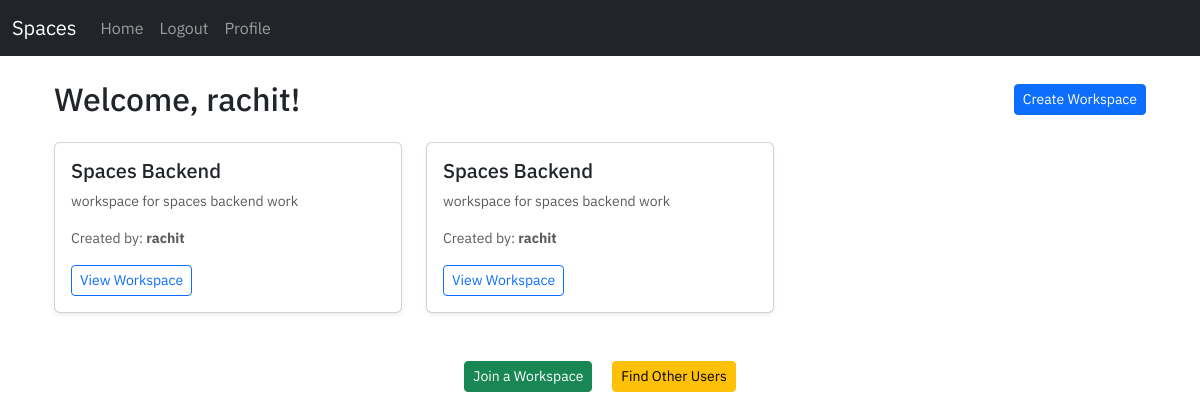
The page /workspace/ (signed in) on the database its author committed.
### workspace/models.py (models this page shows, shortened)
class Workspace(models.Model):
    name = models.CharField(max_length=255)
    description = models.TextField(blank=True, null=True)
    creator = models.ForeignKey(User, on_delete=models.CASCADE, related_name='created_workspaces')
    members = models.ManyToManyField(User, related_name='workspaces')
    created_at = models.DateTimeField(auto_now_add=True)

### workspace/views.py (the view)
# urls.py: 2. Add a URL to urlpatterns:  path('', views.home, name='home')
def home(request):
    if request.user.is_authenticated:
        user_workspaces = Workspace.objects.filter(Q(creator=request.user) | Q(members=request.user))
    else:
        user_workspaces = []  # Empty list for unauthenticated users
    context = {
        'user_workspaces': user_workspaces,
    }
    return render(request, 'workspace/index.html', context=context)

### workspace/templates/workspace/index.html (shortened to what this page needs)
{% extends 'user/base.html' %}
{% block content %}
<div class="container mt-4">
    {% if user.is_authenticated %}
        <div class="d-flex justify-content-between align-items-center mb-4">
            <h2 class="mb-0">Welcome, {{ user.username }}!</h2>
            <a href="{% url 'create-workspace' %}" class="btn btn-primary btn-sm">Create Workspace</a>
        </div>
        {% if user_workspaces %}
            <div class="row">
                {% for workspace in user_workspaces %}
                    <div class="col-md-6 col-lg-4 mb-4">
                        <div class="card shadow-sm">
                            <div class="card-body">
                                <h5 class="card-title">{{ workspace.name }}</h5>
                                <p class="card-text text-muted small">{{ workspace.description|default:"No description available." }}</p>
                                <p class="text-muted small">Created by: <strong>{{ workspace.creator }}</strong></p>
                                <a href="{% url 'workspace' workspace.id %}" class="btn btn-outline-primary btn-sm">View Workspace</a>
                            </div>
                        </div>
                    </div>
                {% endfor %}
            </div>
        {% else %}
            <div class="alert alert-info text-center" role="alert">
                You have not joined or created any workspaces yet.
            </div>
        {% endif %}
        <div class="text-center mt-4">
            <a href="{% url 'search-workspace' %}" class="btn btn-success btn-lg mx-2 mb-3 btn-sm">
                 Join a Workspace
            </a>
            <a href="{% url 'search' %}" class="btn btn-warning btn-lg mx-2 mb-3 btn-sm">
                 Find Other Users
            </a>
        </div>
    {% endif %}
</div>
{% endblock %}

### user/static/user/style.css (style rules this page uses)
* { font-family: 'IBM Plex Sans', serif; }

### rows shown on the page
Workspace: name "Spaces Backend", description "workspace for spaces backend work", creator "rachit"

### other values the page prints
{{ user.username }} "rachit"
